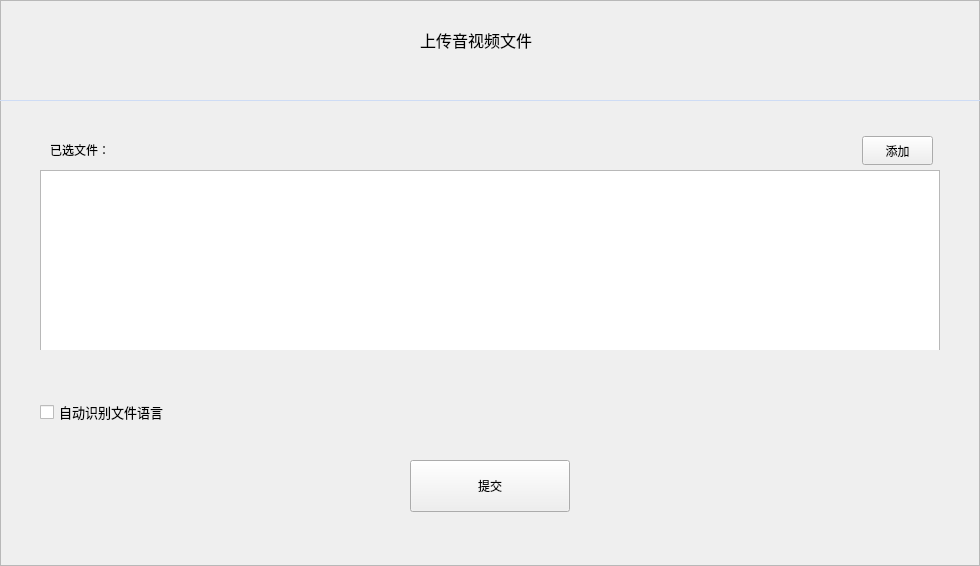
<?xml version="1.0" encoding="UTF-8"?>
<ui version="4.0">
 <class>UploadConfirm</class>
 <widget class="QWidget" name="UploadConfirm">
  <property name="geometry">
   <rect>
    <x>0</x>
    <y>0</y>
    <width>980</width>
    <height>566</height>
   </rect>
  </property>
  <property name="windowTitle">
   <string>Form</string>
  </property>
  <widget class="QWidget" name="widget_4" native="true">
   <property name="geometry">
    <rect>
     <x>0</x>
     <y>0</y>
     <width>980</width>
     <height>566</height>
    </rect>
   </property>
   <widget class="QFrame" name="frame">
    <property name="geometry">
     <rect>
      <x>0</x>
      <y>0</y>
      <width>980</width>
      <height>566</height>
     </rect>
    </property>
    <property name="frameShape">
     <enum>QFrame::StyledPanel</enum>
    </property>
    <property name="frameShadow">
     <enum>QFrame::Raised</enum>
    </property>
    <widget class="QCheckBox" name="checkBox">
     <property name="geometry">
      <rect>
       <x>40</x>
       <y>400</y>
       <width>161</width>
       <height>24</height>
      </rect>
     </property>
     <property name="font">
      <font>
       <pointsize>10</pointsize>
      </font>
     </property>
     <property name="text">
      <string>自动识别文件语言</string>
     </property>
    </widget>
    <widget class="QLabel" name="label">
     <property name="geometry">
      <rect>
       <x>420</x>
       <y>30</y>
       <width>151</width>
       <height>20</height>
      </rect>
     </property>
     <property name="font">
      <font>
       <pointsize>12</pointsize>
      </font>
     </property>
     <property name="text">
      <string>上传音视频文件</string>
     </property>
    </widget>
    <widget class="QWidget" name="widget" native="true">
     <property name="geometry">
      <rect>
       <x>0</x>
       <y>100</y>
       <width>980</width>
       <height>1</height>
      </rect>
     </property>
     <property name="styleSheet">
      <string notr="true">background-color: rgb(206, 220, 245);</string>
     </property>
    </widget>
    <widget class="QWidget" name="widget_2" native="true">
     <property name="geometry">
      <rect>
       <x>40</x>
       <y>130</y>
       <width>900</width>
       <height>220</height>
      </rect>
     </property>
     <widget class="QWidget" name="widget_3" native="true">
      <property name="geometry">
       <rect>
        <x>0</x>
        <y>0</y>
        <width>900</width>
        <height>40</height>
       </rect>
      </property>
      <widget class="QPushButton" name="pushButton_2">
       <property name="geometry">
        <rect>
         <x>822</x>
         <y>6</y>
         <width>71</width>
         <height>29</height>
        </rect>
       </property>
       <property name="text">
        <string>添加</string>
       </property>
      </widget>
      <widget class="QLabel" name="label_2">
       <property name="geometry">
        <rect>
         <x>10</x>
         <y>10</y>
         <width>71</width>
         <height>20</height>
        </rect>
       </property>
       <property name="text">
        <string>已选文件：</string>
       </property>
      </widget>
      <widget class="QLabel" name="label_3">
       <property name="geometry">
        <rect>
         <x>80</x>
         <y>10</y>
         <width>21</width>
         <height>20</height>
        </rect>
       </property>
       <property name="text">
        <string/>
       </property>
      </widget>
     </widget>
     <widget class="QListWidget" name="listWidget">
      <property name="geometry">
       <rect>
        <x>0</x>
        <y>40</y>
        <width>900</width>
        <height>192</height>
       </rect>
      </property>
     </widget>
    </widget>
    <widget class="QPushButton" name="pushButton">
     <property name="geometry">
      <rect>
       <x>410</x>
       <y>460</y>
       <width>160</width>
       <height>52</height>
      </rect>
     </property>
     <property name="text">
      <string>提交</string>
     </property>
    </widget>
   </widget>
  </widget>
 </widget>
 <resources/>
 <connections/>
</ui>
